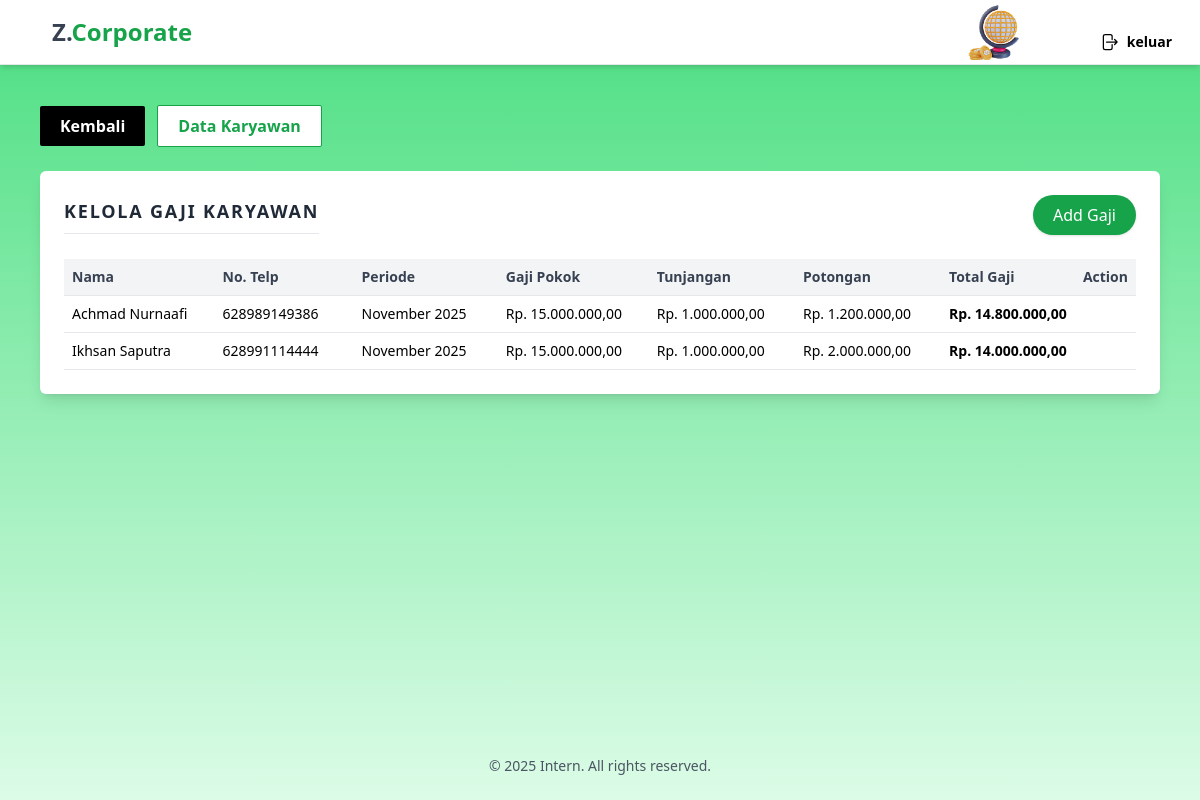
Screenshot of /gaji-karyawan/gaji.php (signed in) with the database file from the repository.
### tables this page shows
CREATE TABLE `gaji_karyawan` (
  `id_gaji` int NOT NULL,
  `id_karyawan` int NOT NULL,
  `bulan` enum('Januari','Februari','Maret','April','Mei','Juni','Juli','Agustus','September','Oktober','November','Desember') DEFAULT NULL,
  `tahun` year DEFAULT NULL,
  `gaji_pokok` decimal(12,2) DEFAULT NULL,
  `tunjangan` decimal(12,2) DEFAULT NULL,
  `potongan` decimal(12,2) DEFAULT NULL,
  `total_gaji` decimal(12,2) DEFAULT NULL
);

CREATE TABLE `data_karyawan` (
  `id` int NOT NULL,
  `nama` varchar(100) DEFAULT NULL,
  `jabatan` varchar(100) DEFAULT NULL,
  `alamat` varchar(255) DEFAULT NULL,
  `no_telp` varchar(13) DEFAULT NULL
);

### gaji-karyawan/gaji.php (the view, shortened to what this page needs)
<?php
include_once "../database/koneksi.php";
$query = mysqli_query($koneksi, "
    SELECT g.*, d.nama, d.no_telp
    FROM gaji_karyawan g
    JOIN data_karyawan d ON g.id_karyawan = d.id
    ORDER BY g.tahun DESC, FIELD(g.bulan,
        'Januari','Februari','Maret','April','Mei','Juni','Juli',
        'Agustus','September','Oktober','November','Desember') DESC
");
?>
<!DOCTYPE html>
<html lang="id">
<head>
  <link href="https://cdn.jsdelivr.net/npm/remixicon@3.2.0/fonts/remixicon.css" rel="stylesheet">
  <script src="https://cdn.tailwindcss.com"></script>
</head>
<body class="min-h-screen flex flex-col bg-gradient-to-b from-green-400 to-green-100 font-sans overflow-hidden">
<header class="bg-white shadow-md flex justify-between items-center px-1 py-1 border-b border-gray-200">
    <h1 class="text-2xl font-bold text-gray-800 px-12">
      <span class="text-gray-700">Z.</span><span class="text-green-600">Corporate</span>
    </h1>
    <div class="flex items-center gap-4 mr-2">
        <img src="../assets/logo.png" alt="Logo" class="w-110 h-14 px-10 mr-0">
        <a href="../user/logout.php" class="flex items-center gap-2 text-black px-4 py-2 mt-5 rounded-lg text-sm font-semibold">
            <svg class="w-5 h-5" fill="none" viewBox="0 0 24 24" stroke="currentColor">
                <path stroke-linecap="round" stroke-linejoin="round" stroke-width="1.5"
                    d="M15.75 9V5.25A2.25 2.25 0 0013.5 3h-6A2.25 2.25 0 005.25 5.25v13.5A2.25 2.25 0 007.5 21h6a2.25 2.25 0 002.25-2.25V15m3 0l3-3m0 0l-3-3m3 3H9" />
            </svg>
            keluar
        </a>
    </div>
</header>
<main class="flex-1 px-4 md:px-10 py-10">
    <div class="w-full max-w-6xl mx-auto">
        <div class="flex flex-col sm:flex-row items-stretch sm:items-center gap-3 mb-6">
            <a href="../index.php" class="w-full sm:w-auto text-center bg-black text-white px-5 py-2 font-semibold hover:bg-gray-800 rounded-sm">Kembali</a>
            <a href="../data-karyawan/karyawan.php" class="w-full sm:w-auto text-center bg-white text-green-600 border border-green-600 px-5 py-2 font-semibold hover:bg-green-50 rounded-sm">Data Karyawan</a>
        </div>
        <div class="bg-white shadow-lg w-full p-6 rounded-md">
            <div class="flex flex-col sm:flex-row justify-between items-start sm:items-center gap-3 mb-6">
                <h2 class="text-lg font-bold tracking-widest text-gray-800 border-b pb-2">KELOLA GAJI KARYAWAN</h2>
                <button onclick="openModalTambah()" class="bg-green-600 hover:bg-green-700 text-white font-medium px-5 py-2 rounded-full shadow">Add Gaji</button>
            </div>
            <div class="overflow-x-auto">
                <table class="min-w-full border-collapse text-left text-sm">
                    <thead>
                        <tr class="bg-gray-100 text-gray-700 border-b font-bold">
                            <th class="py-2 px-2 w-1/6 whitespace-nowrap truncate">Nama</th>
                            <th class="py-2 px-2 w-1/6 whitespace-nowrap truncate">No. Telp</th>
                            <th class="py-2 px-2 w-1/6 whitespace-nowrap truncate">Periode</th>
                            <th class="py-2 px-2 w-1/6 whitespace-nowrap truncate">Gaji Pokok</th>
                            <th class="py-2 px-2 w-1/6 whitespace-nowrap truncate">Tunjangan</th>
                            <th class="py-2 px-2 w-1/6 whitespace-nowrap truncate">Potongan</th>
                            <th class="py-2 px-2 w-1/6 whitespace-nowrap truncate">Total Gaji</th>
                            <th class="py-2 px-2 w-1/12 text-center">Action</th>
                        </tr>
                    </thead>
                    <tbody>
                        <?php
                        while ($data = mysqli_fetch_assoc($query)):
                            $total = max(0, (float)$data['gaji_pokok'] + (float)$data['tunjangan'] - (float)$data['potongan']);
                        ?>
                        <tr class="border-b hover:bg-gray-50">
                            <td class="py-2 px-2 whitespace-nowrap truncate"><?= htmlspecialchars($data['nama']) ?></td>
                            <td class="py-2 px-2 whitespace-nowrap truncate"><?= htmlspecialchars($data['no_telp']) ?></td>
                            <td class="py-2 px-2 whitespace-nowrap"><?= htmlspecialchars($data['bulan'] . ' ' . $data['tahun']) ?></td>
                            <td class="py-2 px-2 whitespace-nowrap">Rp. <?= number_format((float)$data['gaji_pokok'],2,',','.') ?></td>
                            <td class="py-2 px-2 whitespace-nowrap">Rp. <?= number_format((float)$data['tunjangan'],2,',','.') ?></td>
                            <td class="py-2 px-2 whitespace-nowrap">Rp. <?= number_format((float)$data['potongan'],2,',','.') ?></td>
                            <td class="py-2 px-2 whitespace-nowrap font-semibold">Rp. <?= number_format($total,2,',','.') ?></td>
                            <td class="py-2 px-2 text-center whitespace-nowrap">
                            </td>
                        </tr>
                        <?php endwhile; ?>
                    </tbody>
                </table>
            </div>
        </div>
    </div>
</main>
<footer class="mt-10 text-gray-600 text-sm mb-6 text-center">© 2025 Intern. All rights reserved.</footer>
</body>
</html>

### rows the page displays
gaji_karyawan: id_karyawan.nama "Achmad Nurnaafi", id_karyawan.no_telp "628989149386", bulan+tahun "November 2025", gaji_pokok "15.000.000,00", tunjangan "1.000.000,00", potongan "1.200.000,00"
gaji_karyawan: id_karyawan.nama "Ikhsan Saputra", id_karyawan.no_telp "628991114444", bulan+tahun "November 2025", gaji_pokok "15.000.000,00", tunjangan "1.000.000,00", potongan "2.000.000,00"
